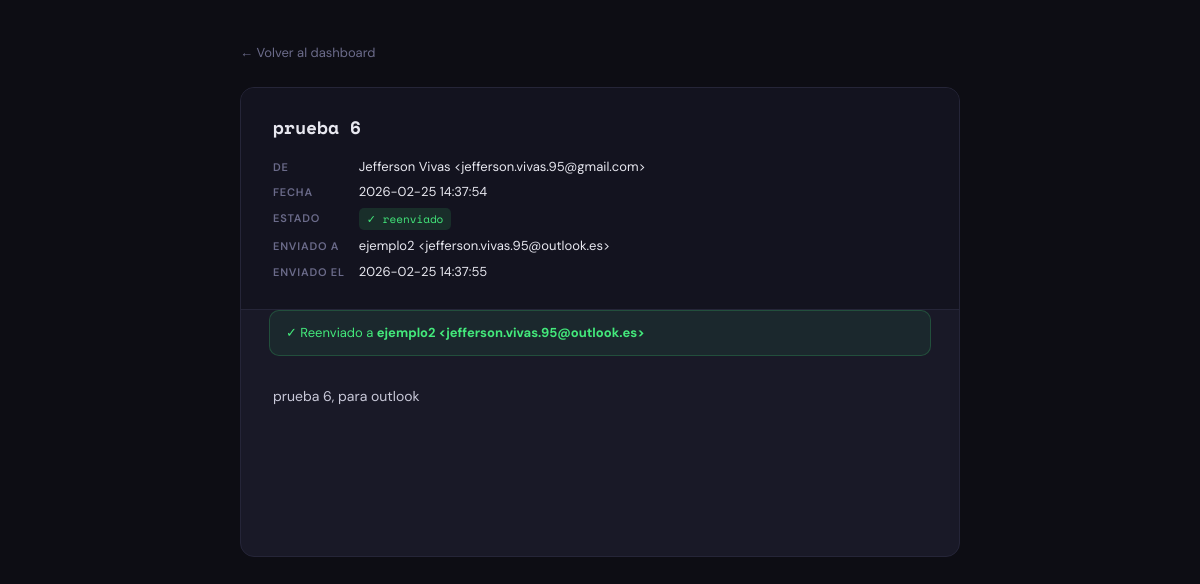
The app's page /email/90 with its own data.
### tables this page shows
CREATE TABLE emails (
            id            INTEGER PRIMARY KEY AUTOINCREMENT,
            uid           TEXT UNIQUE,
            sender        TEXT,
            subject       TEXT,
            date_received TEXT,
            body          TEXT,
            forwarded_to  TEXT,
            forwarded_at  TEXT,
            status        TEXT DEFAULT 'pending'
        );

### routes/dashboard.py (the view)
@dashboard_bp.route("/email/<int:eid>")
def email_detail(eid):
    from models.database import get_email_by_id
    em = get_email_by_id(eid)
    if not em:
        return "No encontrado", 404
    return render_template("email_detail.html", email=em)

### models/database.py (called while the page is built)
def get_db() -> sqlite3.Connection:
    conn = sqlite3.connect(DB_FILE)
    conn.row_factory = sqlite3.Row
    return conn

def get_email_by_id(eid: int) -> dict | None:
    conn = get_db()
    row = conn.execute("SELECT * FROM emails WHERE id=?", (eid,)).fetchone()
    conn.close()
    return dict(row) if row else None

### templates/email_detail.html
{% extends "base.html" %} {% block title %}Correo — MailRouter{% endblock %} {%
block body %}
<div style="padding: 40px; max-width: 800px; margin: 0 auto">
  <a href="/" class="back-btn">← Volver al dashboard</a>
  <div class="panel">
    <div class="email-header">
      <div class="email-subject-line">
        {{ email.subject or '(sin asunto)' }}
      </div>
      <div class="meta-grid">
        <div class="meta-label">De</div>
        <div class="meta-value">{{ email.sender }}</div>
        <div class="meta-label">Fecha</div>
        <div class="meta-value">
          {{ email.date_received[:19].replace('T', ' ') if email.date_received
          else '—' }}
        </div>
        <div class="meta-label">Estado</div>
        <div class="meta-value">
          <span class="tag tag-{{ email.status }}">
            {% if email.status == 'forwarded' %}✓ reenviado {% elif email.status
            == 'pending' %}⏳ pendiente {% elif email.status == 'error' %}✕
            error {% else %}— sin destinatarios{% endif %}
          </span>
        </div>
        {% if email.forwarded_to %}
        <div class="meta-label">Enviado a</div>
        <div class="meta-value">{{ email.forwarded_to }}</div>
        {% endif %} {% if email.forwarded_at %}
        <div class="meta-label">Enviado el</div>
        <div class="meta-value">
          {{ email.forwarded_at[:19].replace('T',' ') }}
        </div>
        {% endif %}
      </div>
    </div>
    {% if email.forwarded_to %}
    <div
      style="
        margin: 0 28px 0;
        padding: 12px 16px;
        background: rgba(67, 233, 123, 0.07);
        border: 1px solid rgba(67, 233, 123, 0.2);
        border-radius: 10px;
        font-size: 13px;
        color: #43e97b;
      "
    >
      ✓ Reenviado a <strong>{{ email.forwarded_to }}</strong>
    </div>
    {% endif %}
    <div class="email-body">{{ email.body or '(sin contenido)' }}</div>
  </div>
</div>
{% endblock %}

### static/css/main.css (style rules this page uses)
:root { --bg: #0d0d14; --surface: #13131f; --card: #191927; --border: #252538; --accent: #6c63ff; --accent2: #ff6584; --text: #e8e8f0; --muted: #6b6b8a; --success: #43e97b; --error: #ff6584; --warning: #f7b731; }
* { box-sizing: border-box; margin: 0; padding: 0; }
body { font-family: "DM Sans", sans-serif; background: var(--bg); color: var(--text); min-height: 100vh; line-height: 1.5; }
a { color: var(--accent); text-decoration: none; }
.panel { background: var(--card); border: 1px solid var(--border); border-radius: 14px; overflow: hidden; margin-bottom: 20px; }
.tag { display: inline-flex; align-items: center; padding: 3px 8px; border-radius: 5px; font-size: 11px; font-weight: 500; font-family: "Space Mono", monospace; white-space: nowrap; }
.tag-forwarded { background: rgba(67, 233, 123, 0.12); color: var(--success); }
.back-btn { display: inline-flex; align-items: center; gap: 8px; color: var(--muted); font-size: 13px; margin-bottom: 24px; transition: color 0.15s; text-decoration: none; }
.email-header { padding: 28px 32px; border-bottom: 1px solid var(--border); background: var(--surface); }
.email-subject-line { font-family: "Space Mono", monospace; font-size: 18px; font-weight: 700; margin-bottom: 18px; line-height: 1.3; }
.meta-grid { display: grid; grid-template-columns: auto 1fr; gap: 6px 14px; font-size: 13px; }
.meta-label { color: var(--muted); font-weight: 600; font-size: 11px; text-transform: uppercase; letter-spacing: 0.8px; padding-top: 2px; }
.email-body { padding: 28px 32px; font-size: 14px; line-height: 1.8; color: #c8c8d8; white-space: pre-wrap; min-height: 200px; }

### records on screen
emails: subject "prueba 6", sender "Jefferson Vivas <jefferson.vivas.95@gmail.com>", date_received "2026-02-25 14:37:54", forwarded_to "ejemplo2 <jefferson.vivas.95@outlook.es>", forwarded_at "2026-02-25 14:37:55", body "prueba 6, para outlook"
